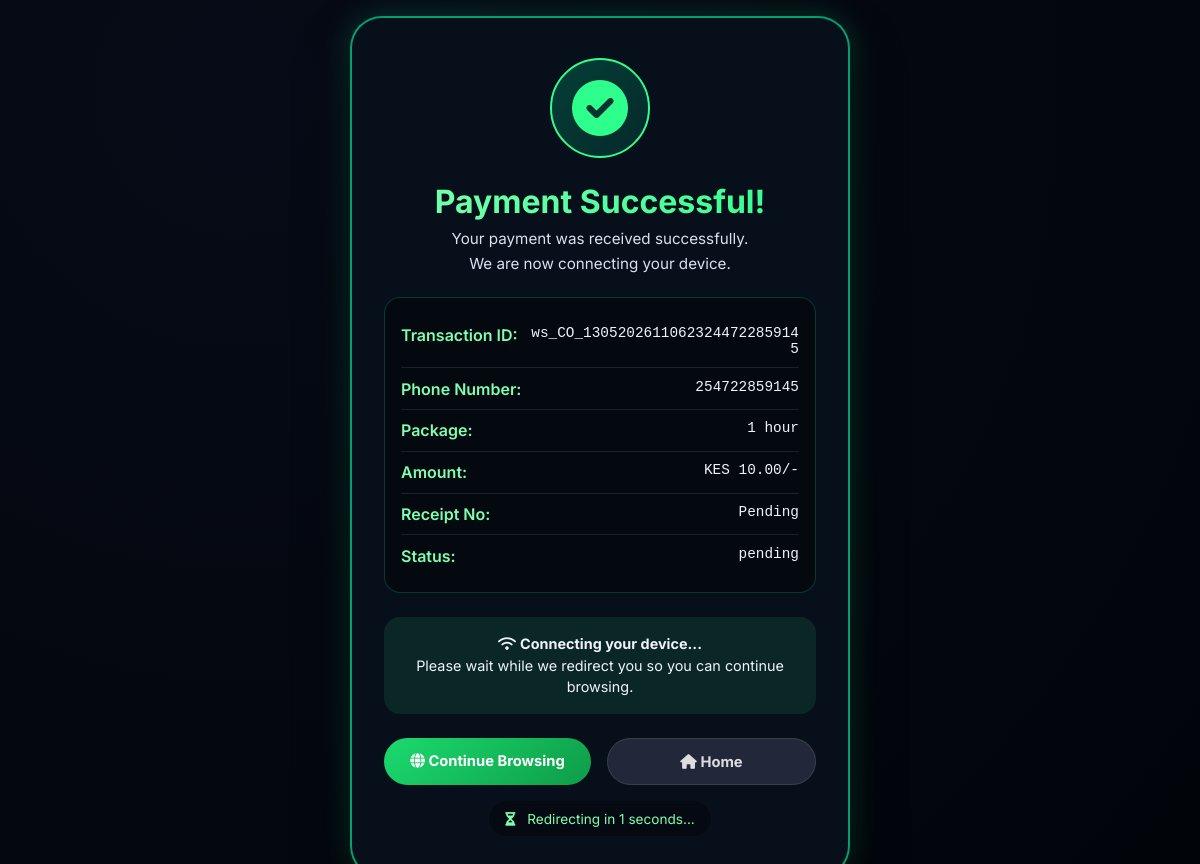
Screenshot of /success/ws_CO_13052026110623244722859145 with the database file from the repository.
### models.py (models this page shows)
class Payment(Base):
    __tablename__ = "payments"
    id = Column(Integer, primary_key=True)
    checkout_request_id = Column(String(100), unique=True, index=True)
    phone = Column(String(20), index=True, nullable=False)
    customer_id = Column(Integer, ForeignKey("customers.id"))
    package_id = Column(Integer, ForeignKey("packages.id"))
    amount = Column(Numeric(10, 2), nullable=False)
    status = Column(Enum("pending", "paid", "failed", name="payment_status"), default="pending", nullable=False)
    receipt_number = Column(String(50))
    created_at = Column(DateTime, default=datetime.utcnow)
    package = relationship("Package")
    customer = relationship("Customer")

class Package(Base):
    __tablename__ = "packages"
    id = Column(Integer, primary_key=True)
    name = Column(String(50), unique=True, nullable=False)
    price = Column(Numeric(10, 2), nullable=False)
    duration_hours = Column(Integer, nullable=False)

### app.py (the view)
@app.route('/success/<checkout_request_id>')
def success(checkout_request_id):
    db = SessionLocal()
    try:
        payment = db.query(Payment).filter_by(
            checkout_request_id=checkout_request_id
        ).first()
        original_url = request.args.get(
            'url',
            request.args.get('link-orig', 'https://www.google.com')
        )
        return render_template("success.html", payment=payment, original_url=original_url)
    finally:
        db.close()

### templates/success.html (shortened to what this page needs)
<!DOCTYPE html>
<html lang="en">
<head>
    <link rel="stylesheet" href="https://cdnjs.cloudflare.com/ajax/libs/font-awesome/6.0.0-beta3/css/all.min.css">
</head>
<body>
    <div class="success-container" id="successContainer">
        <div class="success-card">
            <div class="check-icon">
                <i class="fas fa-check-circle"></i>
            </div>
            <h2>Payment Successful!</h2>
            <p class="subtext">Your payment was received successfully.</p>
            <p class="subtext">We are now connecting your device.</p>
            <div class="receipt-box">
                <div class="receipt-row">
                    <span class="receipt-label">Transaction ID:</span>
                    <span class="receipt-value">{{ payment.checkout_request_id if payment else 'N/A' }}</span>
                </div>
                <div class="receipt-row">
                    <span class="receipt-label">Phone Number:</span>
                    <span class="receipt-value">{{ payment.phone if payment else 'N/A' }}</span>
                </div>
                <div class="receipt-row">
                    <span class="receipt-label">Package:</span>
                    <span class="receipt-value">{{ payment.package.name if payment and payment.package else 'N/A' }}</span>
                </div>
                <div class="receipt-row">
                    <span class="receipt-label">Amount:</span>
                    <span class="receipt-value">KES {{ payment.amount if payment else '0' }}/-</span>
                </div>
                <div class="receipt-row">
                    <span class="receipt-label">Receipt No:</span>
                    <span class="receipt-value">{{ payment.receipt_number if payment and payment.receipt_number else 'Pending' }}</span>
                </div>
                <div class="receipt-row">
                    <span class="receipt-label">Status:</span>
                    <span class="receipt-value">{{ payment.status if payment else 'N/A' }}</span>
                </div>
            </div>
            <div class="internet-instructions">
                <i class="fas fa-wifi"></i>
                <strong>Connecting your device...</strong><br>
                Please wait while we redirect you so you can continue browsing.
            </div>
            <div class="btn-group">
                <a href="#" class="btn btn-primary" id="browseNowBtn">
                    <i class="fas fa-globe"></i> Continue Browsing
                </a>
                <a href="/" class="btn btn-secondary">
                    <i class="fas fa-home"></i> Home
                </a>
            </div>
            <div class="countdown" id="countdown">
                <i class="fas fa-hourglass-half"></i> Redirecting in <span id="timer">3</span> seconds...
            </div>
        </div>
    </div>
</body>
</html>

### templates/success.html (style rules this page uses)
* { margin: 0; padding: 0; box-sizing: border-box; }
body { font-family: 'Inter', sans-serif; background: radial-gradient(circle at 20% 10%, #070b17, #010409); min-height: 100vh; display: flex; align-items: center; justify-content: center; color: #f0f3fa; padding: 1rem; }
.success-container { max-width: 500px; width: 100%; animation: slideUp 0.6s ease-out; }
.success-card { background: rgba(8, 16, 28, 0.95); backdrop-filter: blur(20px); border-radius: 2rem; padding: 2.5rem 2rem; text-align: center; border: 2px solid rgba(0, 255, 170, 0.6); box-shadow: 0 30px 50px rgba(0, 0, 0, 0.5), 0 0 30px rgba(0, 255, 170, 0.2); }
.check-icon { width: 100px; height: 100px; margin: 0 auto 1.5rem; background: linear-gradient(135deg, rgba(0, 255, 170, 0.2), rgba(0, 100, 80, 0.3)); border-radius: 50%; display: flex; align-items: center; justify-content: center; border: 2px solid #2eff8c; animation: checkPop 0.6s cubic-bezier(0.68, -0.55, 0.265, 1.55); }
.check-icon i { font-size: 3.5rem; color: #2eff8c; }
h2 { font-size: 2rem; margin-bottom: 0.5rem; background: linear-gradient(135deg, #7effb0, #2eff8c); background-clip: text; -webkit-background-clip: text; color: transparent; }
.subtext { color: #d8e2f0; font-size: 0.95rem; margin-bottom: 0.4rem; }
.receipt-box { background: rgba(0, 0, 0, 0.4); border-radius: 1rem; padding: 1rem; margin: 1.5rem 0; text-align: left; border: 1px solid rgba(0, 255, 170, 0.2); }
.receipt-row { display: flex; justify-content: space-between; gap: 12px; padding: 0.65rem 0; border-bottom: 1px solid rgba(255, 255, 255, 0.1); }
.receipt-row:last-child { border-bottom: none; }
.receipt-label { font-weight: 600; color: #7effb0; min-width: 110px; }
.receipt-value { font-family: monospace; font-size: 0.9rem; text-align: right; word-break: break-word; flex: 1; }
.btn-group { display: flex; gap: 1rem; margin-top: 1.5rem; }
.btn { flex: 1; padding: 0.85rem 1rem; border-radius: 2rem; font-weight: 700; text-decoration: none; text-align: center; transition: all 0.2s; border: none; cursor: pointer; font-size: 0.92rem; }
.btn-primary { background: linear-gradient(135deg, #1bda6e, #0e9c48); color: white; }
.btn-secondary { background: rgba(100, 100, 130, 0.3); color: #ddd; border: 1px solid rgba(255, 255, 255, 0.1); }
.internet-instructions { margin-top: 1rem; padding: 1rem; background: rgba(46, 255, 140, 0.1); border-radius: 1rem; font-size: 0.9rem; line-height: 1.5; }
.countdown { margin-top: 1rem; padding: 0.6rem 1rem; font-size: 0.85rem; color: #7effb0; background: rgba(0, 0, 0, 0.3); border-radius: 2rem; display: inline-block; width: auto; }
.countdown i { margin-right: 0.5rem; }

### rows the page displays
Payment: checkout_request "ws_CO_13052026110623244722859145", phone "254722859145", amount "10.00", receipt_number "Pending", status "pending"
Package: package "1 hour"
